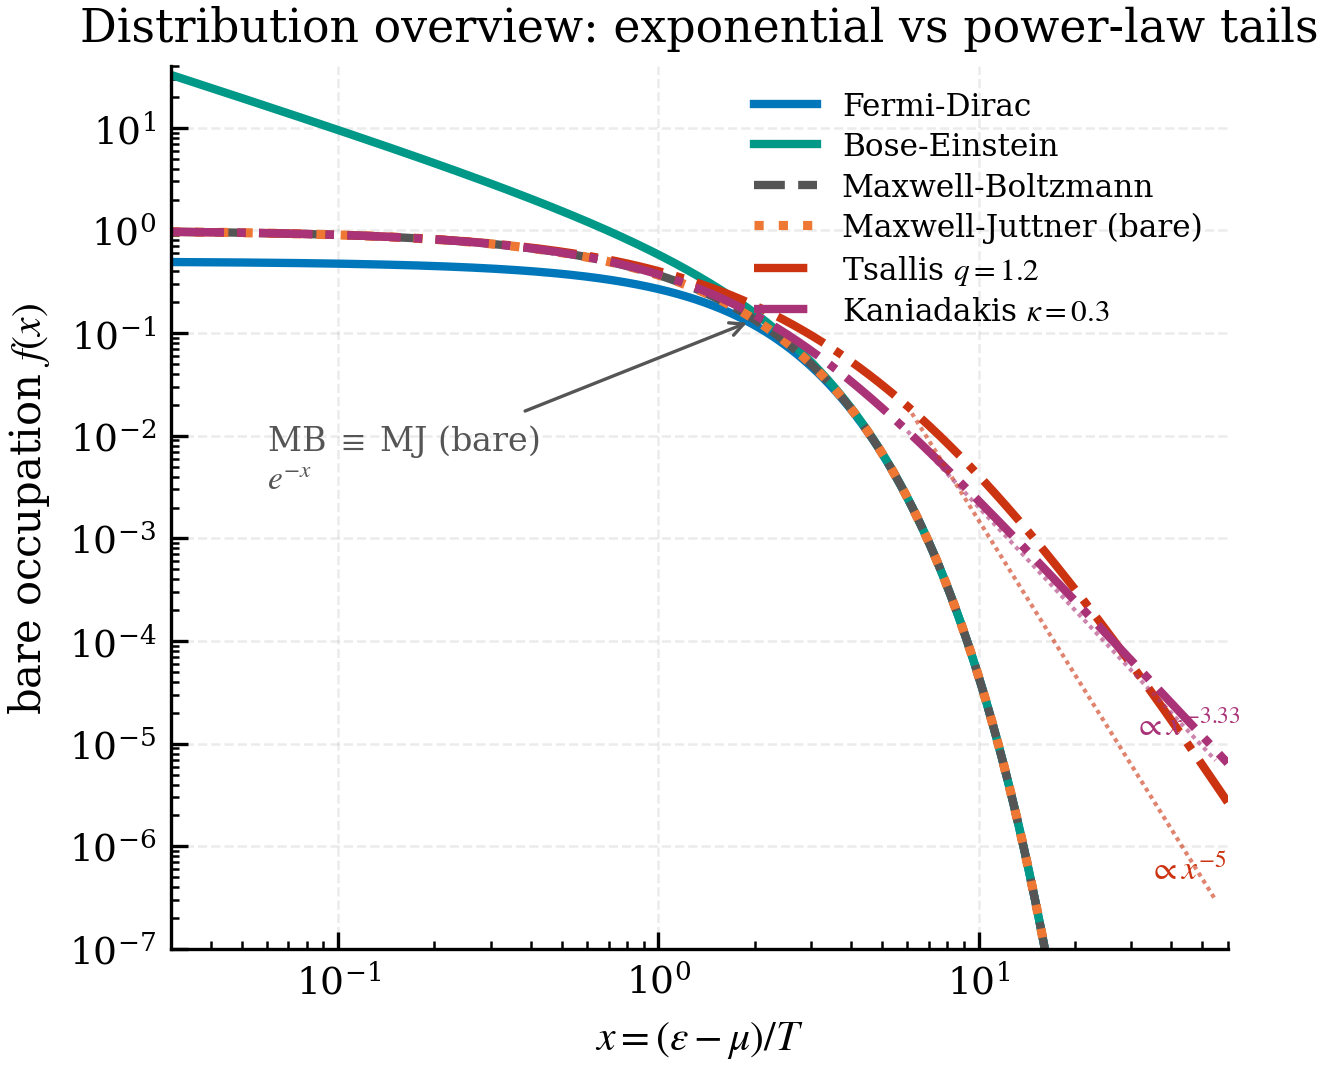

This chart was generated by the following Python code:
# -*- coding: utf-8 -*-
"""
fig00_overview.py  ->  fig00_overview.{pdf,png}

WHAT IT SHOWS
-------------
A single-panel *bare phase-space occupation* overview that places all six
statistical families used in the paper on one log-log axis versus the
dimensionless variable

        x = (eps - mu) / T ,

so that the qualitative contrast between EXPONENTIAL tails (the classical
and quantum ideal gases) and POWER-LAW tails (the non-extensive
generalizations) is immediately visible.  This is the figure referenced as
``fig:distributions`` in the Notation and Conventions section.

Curves (bare mean occupation, a function of x only):
    * Fermi-Dirac      n = 1/(e^x + 1)          -> exponential tail, ceiling 1
    * Bose-Einstein    n = 1/(e^x - 1)          -> exponential tail, diverges x->0+
    * Maxwell-Boltzmann n = e^{-x}              -> classical exponential
    * Maxwell-Juttner  (bare)  = e^{-x}          -> COINCIDES with MB at the level
                                                    of the bare occupation; the two
                                                    differ only once the relativistic
                                                    phase-space measure is included
                                                    (see fig01_maxwell_juttner).
    * Tsallis  q>1     n = exp_q(-x)            -> BARE power law  ~ x^{-1/(q-1)}
    * Kaniadakis kappa>0  n = exp_k(-x)         -> BARE power law  ~ x^{-1/kappa}

Thin reference lines mark the BARE asymptotic slopes.

CONVENTION (see 00_conventions.tex)
-----------------------------------
Bare-occupation tail indices are used throughout this figure:
    Tsallis     f_q     ~ eps^{-1/(q-1)}        (NOT -q/(q-1), which is the
                                                 Lorentz-invariant yield index)
    Kaniadakis  f_kappa ~ eps^{-1/kappa}
Coldness is denoted zeta = m/T (not shown here; this figure depends on x only).
The invariant-yield index -q/(q-1) is reserved for the p_T-spectrum figures.

PROVENANCE
----------
COMPUTED (pure analytic evaluation of the (deformed) exponentials; no data).

Run:  python fig00_overview.py
"""

from __future__ import annotations

import os
import sys

HERE = os.path.dirname(os.path.abspath(__file__))
CODE_DIR = os.path.dirname(HERE)
if CODE_DIR not in sys.path:
    sys.path.insert(0, CODE_DIR)

import numpy as np  # noqa: E402

import _common as C  # noqa: E402
from _common import apply_style, savefig_dual, exp_q, exp_k  # noqa: E402


def main():
    plt = apply_style()

    # Deformation parameters chosen so the two power laws have DISTINCT slopes
    # (an overview of the family); the matched case kappa = q-1 is fig05.
    q_val = 1.2      # Tsallis   -> bare slope -1/(q-1) = -5
    k_val = 0.3      # Kaniadakis-> bare slope -1/kappa = -3.333...

    x = np.logspace(np.log10(0.03), np.log10(60.0), 1000)

    n_fd = 1.0 / (np.exp(x) + 1.0)
    n_be = 1.0 / (np.exp(x) - 1.0)
    n_mb = np.exp(-x)
    n_mj = np.exp(-x)                 # bare Maxwell-Juttner == Maxwell-Boltzmann
    n_ts = exp_q(-x, q_val)
    n_ka = exp_k(-x, k_val)

    fig, ax = plt.subplots(figsize=(4.2, 3.6))

    # --- quantum + classical (exponential-tail) family ---------------------
    ax.plot(x, n_fd, ls="-", color="#0077BB", lw=2.0, label="Fermi-Dirac")
    ax.plot(x, n_be, ls="-", color="#009988", lw=2.0, label="Bose-Einstein")
    ax.plot(x, n_mb, ls="--", color="#555555", lw=2.0,
            label="Maxwell-Boltzmann")
    ax.plot(x, n_mj, ls=":", color="#EE7733", lw=2.2,
            label="Maxwell-Juttner (bare)")

    # --- non-extensive (power-law-tail) family -----------------------------
    ax.plot(x, n_ts, ls="-.", color="#CC3311", lw=2.0,
            label=rf"Tsallis $q={q_val}$")
    ax.plot(x, n_ka, ls="-.", color="#AA3377", lw=2.0,
            label=rf"Kaniadakis $\kappa={k_val}$")

    # --- bare power-law reference slopes -----------------------------------
    s_ts = -1.0 / (q_val - 1.0)       # -5.0
    s_ka = -1.0 / k_val               # -3.333...
    xr = np.array([6.0, 55.0])
    # anchor each reference line onto its curve at x = 6
    a_ts = exp_q(-6.0, q_val) * (xr / 6.0) ** s_ts
    a_ka = exp_k(-6.0, k_val) * (xr / 6.0) ** s_ka
    ax.plot(xr, a_ts, ls=(0, (1, 1)), color="#CC3311", lw=1.0, alpha=0.6)
    ax.plot(xr, a_ka, ls=(0, (1, 1)), color="#AA3377", lw=1.0, alpha=0.6)
    ax.annotate(rf"$\propto x^{{{s_ts:.0f}}}$", xy=(45, a_ts[-1] * 1.6),
                color="#CC3311", fontsize=8, ha="center")
    ax.annotate(rf"$\propto x^{{{s_ka:.2f}}}$", xy=(45, a_ka[-1] * 1.8),
                color="#AA3377", fontsize=8, ha="center")

    # note that bare MJ coincides with MB
    ax.annotate("MB $\\equiv$ MJ (bare)\n$e^{-x}$", xy=(2.0, np.exp(-2.0)),
                xytext=(0.06, 3e-3), fontsize=8, color="#555555",
                arrowprops=dict(arrowstyle="->", color="#555555", lw=0.8))

    ax.set_xscale("log")
    ax.set_yscale("log")
    ax.set_xlim(0.03, 60.0)
    ax.set_ylim(1e-7, 40.0)
    ax.set_xlabel(r"$x = (\varepsilon - \mu)/T$")
    ax.set_ylabel(r"bare occupation $f(x)$")
    ax.set_title("Distribution overview: exponential vs power-law tails")
    ax.grid(True, which="major", alpha=0.25)
    ax.legend(loc="upper right", fontsize=7.5, ncol=1)

    paths = savefig_dual(fig, "fig00_overview")
    for p in paths:
        print("wrote", p)
    print(f"Tsallis q={q_val} -> bare slope {s_ts:.4f} ; "
          f"Kaniadakis kappa={k_val} -> bare slope {s_ka:.4f}")
    plt.close(fig)


if __name__ == "__main__":
    main()
